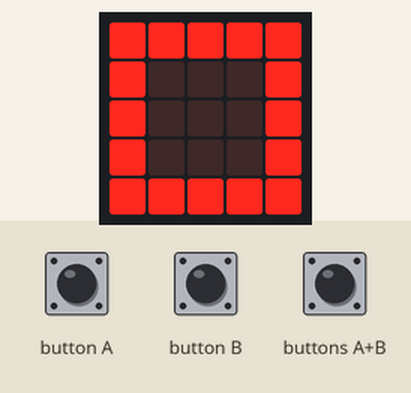
Recording of a program running on a simulated BBC micro:bit (MakeCode). Parts: the board's 5×5 LED display. Inputs (shaded band) come from the test bench. Random numbers come from a fixed seed; the run ends where the board's game-over animation would start. At 10.2 s the program stops and its outputs stay as they are.

Above: at 1.9 s.
At 4.2 s:
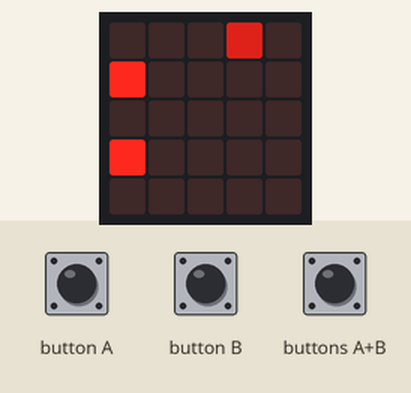
4.3 s: button B pressed for 0.15 s
At 4.54 s:
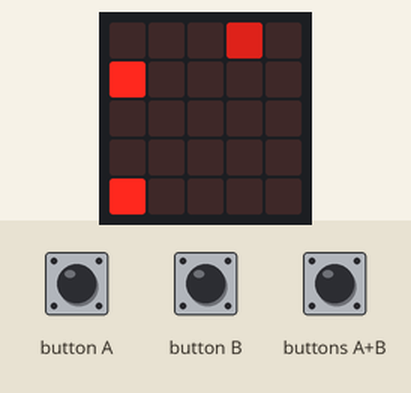
5.0 s: button A pressed for 0.15 s
At 8.71 s:
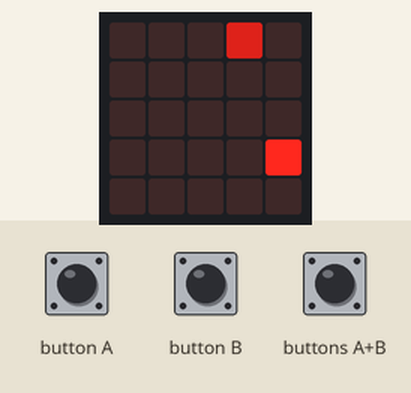
Timing chart, 0 to 10.2 s (numbered marks = the images above; inputs shaded):
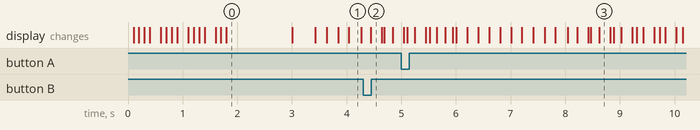

Measured:
- what the display in image 0 shows lasts 1.2 s, from 1.8 s to 3.0 s

The program:

main.ts
```typescript
function Animation_led () {
    for (let index = 0; index <= 4; index++) {
        led.plot(index, 0)
        basic.pause(100)
    }
    for (let index = 0; index <= 4; index++) {
        led.plot(4, index)
        basic.pause(100)
    }
    i = 4
    while (i >= 0) {
        led.plot(i, 4)
        basic.pause(100)
        i += -1
    }
    i = 4
    while (i >= 0) {
        led.plot(0, i)
        basic.pause(100)
        i += -1
    }
}
input.onButtonPressed(Button.A, function () {
    game.resume()
    count = 0
})
function reculer () {
    if (sprite.get(LedSpriteProperty.X) == 0 && sprite.get(LedSpriteProperty.Y) == 4 || sprite.get(LedSpriteProperty.X) == 4 && sprite.get(LedSpriteProperty.Y) == 4 || sprite.get(LedSpriteProperty.X) == 4 && sprite.get(LedSpriteProperty.Y) == 0 || sprite.get(LedSpriteProperty.X) == 0 && sprite.get(LedSpriteProperty.Y) == 0) {
        sprite.turn(Direction.Right, -90)
        sprite.move(-1)
        basic.pause(400)
    } else {
        sprite.move(-1)
        basic.pause(400)
    }
}
input.onButtonPressed(Button.AB, function () {
    if (sprite.isTouching(coin)) {
        music.playSoundEffect(music.createSoundEffect(WaveShape.Square, 400, 600, 255, 0, 100, SoundExpressionEffect.Warble, InterpolationCurve.Linear), SoundExpressionPlayMode.UntilDone)
        game.addScore(1)
        Créer_Coin()
        basic.pause(200)
        Créer_Ennemy()
    } else {
        game.gameOver()
    }
})
function Créer_Ennemy () {
    ennemy.set(LedSpriteProperty.X, Math.abs(coin.get(LedSpriteProperty.Y) - 4))
    ennemy.set(LedSpriteProperty.Y, Math.abs(coin.get(LedSpriteProperty.X) - 4))
    if (coin.get(LedSpriteProperty.X) == ennemy.get(LedSpriteProperty.X) && coin.get(LedSpriteProperty.X) == ennemy.get(LedSpriteProperty.X)) {
        ennemy.set(LedSpriteProperty.X, Math.abs(coin.get(LedSpriteProperty.X) - 3))
    }
}
function Créer_Coin () {
    liste = [
    0,
    1,
    2,
    3,
    4
    ]
    if (liste._pickRandom() == 0 || liste._pickRandom() == 4) {
        coin.set(LedSpriteProperty.X, list._pickRandom())
        coin.set(LedSpriteProperty.Y, randint(0, 4))
    } else {
        coin.set(LedSpriteProperty.X, randint(0, 4))
        coin.set(LedSpriteProperty.Y, list._pickRandom())
    }
}
input.onButtonPressed(Button.B, function () {
    count = 1
})
function avancer () {
    if (sprite.get(LedSpriteProperty.X) == 0 && sprite.get(LedSpriteProperty.Y) == 4 || sprite.get(LedSpriteProperty.X) == 4 && sprite.get(LedSpriteProperty.Y) == 4 || sprite.get(LedSpriteProperty.X) == 4 && sprite.get(LedSpriteProperty.Y) == 0 || sprite.get(LedSpriteProperty.X) == 0 && sprite.get(LedSpriteProperty.Y) == 0) {
        sprite.turn(Direction.Right, 90)
        sprite.move(1)
        basic.pause(400)
    } else {
        sprite.move(1)
        basic.pause(400)
    }
}
let liste: number[] = []
let i = 0
let ennemy: game.LedSprite = null
let coin: game.LedSprite = null
let sprite: game.LedSprite = null
let list: number[] = []
let count = 0
Animation_led()
basic.pause(1000)
count = 0
list = [0, 4]
sprite = game.createSprite(0, 0)
coin = game.createSprite(list._pickRandom(), randint(1, 4))
coin.set(LedSpriteProperty.Brightness, 255)
coin.set(LedSpriteProperty.Blink, 200)
ennemy = game.createSprite(randint(1, 4), list._pickRandom())
ennemy.set(LedSpriteProperty.Brightness, 155)
music.setBuiltInSpeakerEnabled(true)
basic.forever(function () {
    if (count % 2 == 1) {
        avancer()
    } else {
        reculer()
    }
})
basic.forever(function () {
    while (sprite.isTouching(ennemy)) {
        game.gameOver()
    }
})
```

test.ts
```typescript
// les tests vont ici ; cela ne sera pas compilé si ce paquet est utilisé en tant qu'extension.
```
